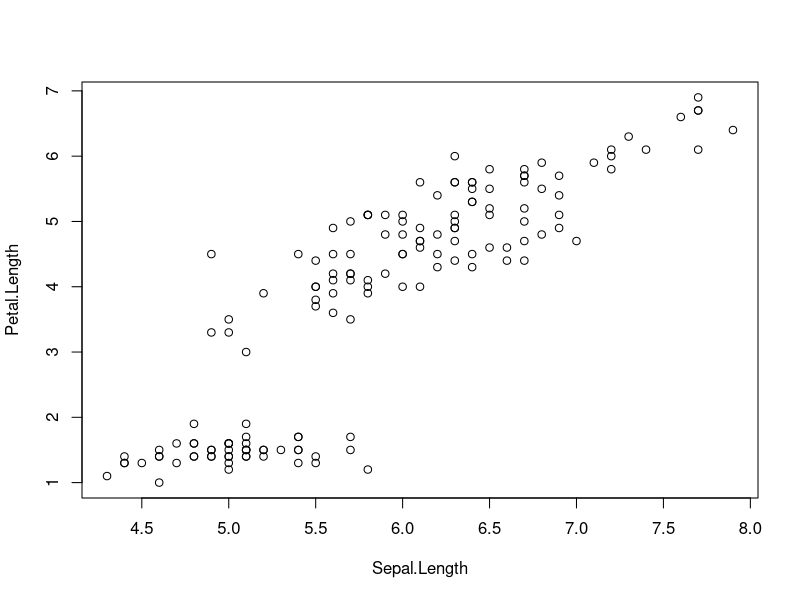
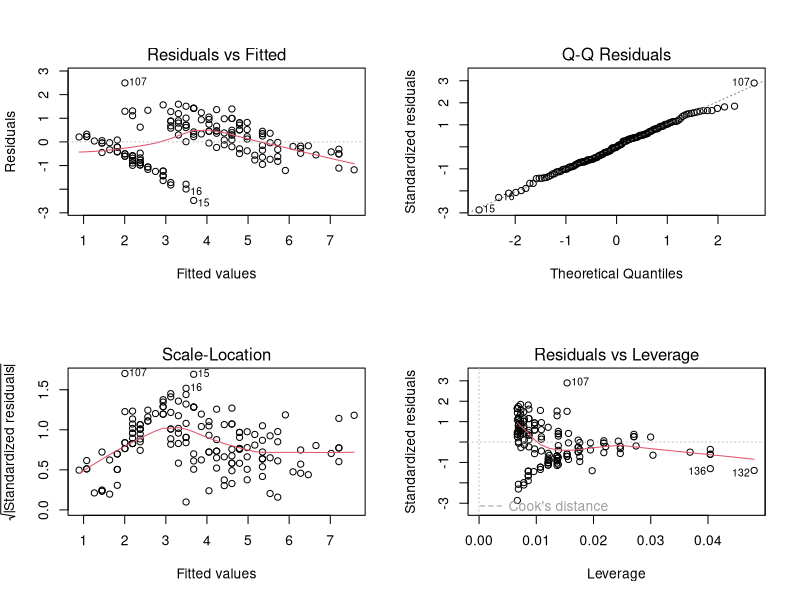
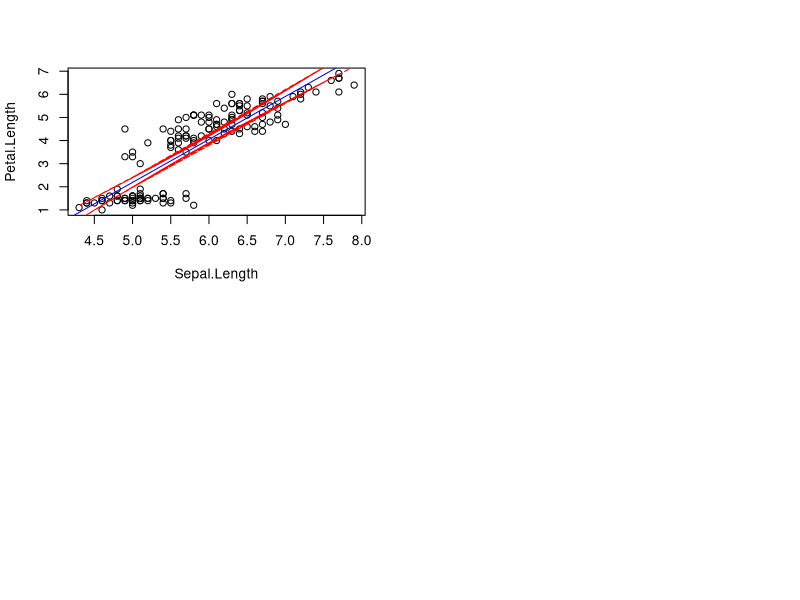
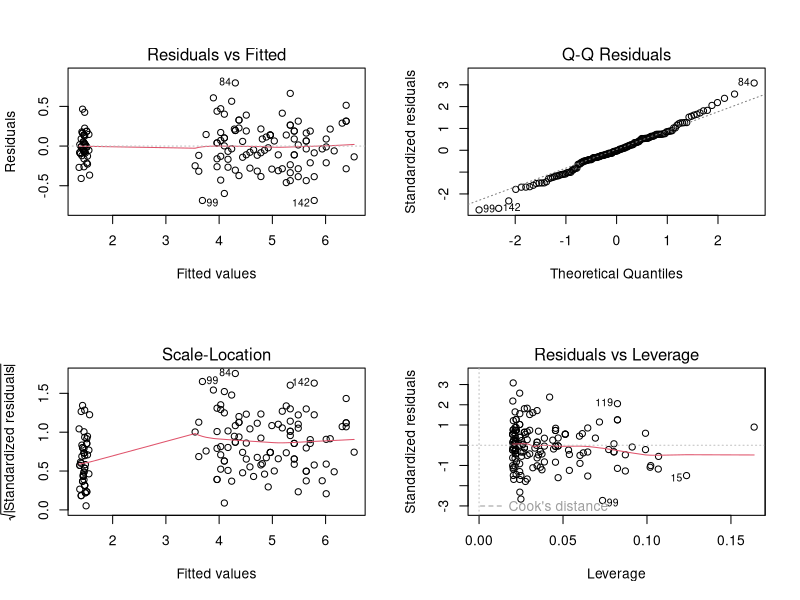
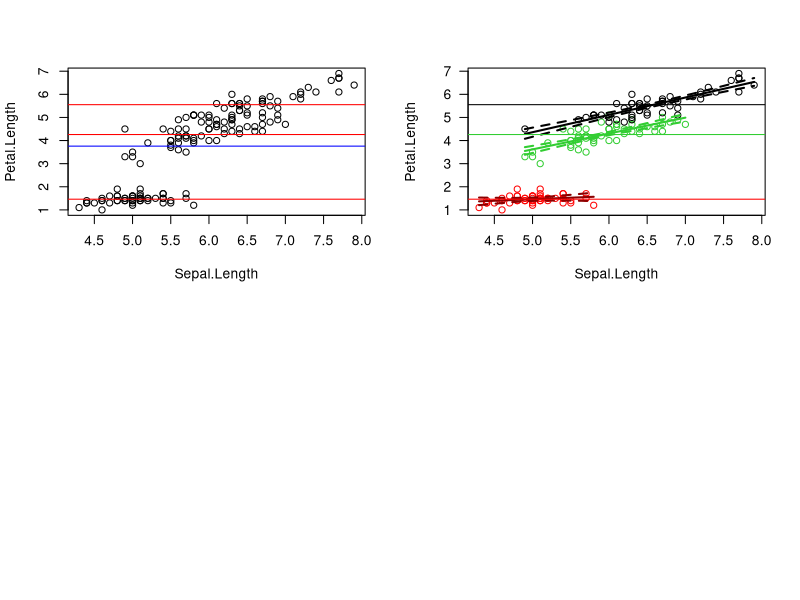

R code for these plots, in order:

data(iris)
attach(iris)
length(Sepal.Length)
plot(Sepal.Length, Petal.Length)
Miris <- lm(Petal.Length~Sepal.Length, data=iris)
Miris
summary(Miris)
anova(Miris)
par(mfrow=c(2,2))
plot(Miris) # aunque el modelo es significativo, el gráfico de residuales vs ajustados muestra que el modelo no es muy ajustado. los residuales no muestran homocedasticidad en los valores grandes. ES NECESARIO BUSCAR OTRO MODELO


plot(Sepal.Length, Petal.Length)
abline(Miris, col="blue")
predict_interval <- predict(Miris, interval="confidence", level=0.95)
lines(Sepal.Length, predict_interval[, "lwr"], col="red", lty=2)
lines(Sepal.Length, predict_interval[, "upr"], col="red", lty=2)

# para este caso, los datos provienen de 3 especies, lo que puede estar causando un desajuste del modelo

Miris2 <- lm(Petal.Length~Sepal.Length*Species) #incluyendo la especie
par(mfrow=c(2,2))
plot(Miris2)
Miris2
summary(Miris2)

plot(Sepal.Length, Petal.Length)
abline(h=mean(Petal.Length), col="blue") # hipótesis nula

species_names <- unique(iris$Species)  #hipótesis nulas de cada spp
for (species in species_names) {
  mean_length <- mean(iris$Petal.Length[iris$Species == species])
  abline(h=mean_length, col="red")
}

#construir vectores para mantener unicamente la información que necesitamos para el cálculo de interceptos y pendientes para cada especie, con el orden en que aparecen los coeficientes en el modelo (en este caso Miris2)

ISe <- c(1,0,0,0,0,0)
IVe <- c(1,0,1,0,0,0)
IVir <- c(1,0,0,1,0,0)

Pse <- c(0,1,0,0,0,0)
Pve <- c(0,1,0,0,1,0)
PVir <- c(0,1,0,0,0,1)
Pgral<- (Pse+Pve+PVir)/3 # para calcular la pendiente general, que es el promedio de las 3 pendientes
Pve-PVir


library(gmodels)

estimable(Miris2, rbind(Pse, Pve, PVir))
estimable(Miris2, rbind(se=Pse, ve=Pve, vir=PVir, se_ve=Pse-Pve, se_vir=Pse-PVir, ve_vir=Pve-PVir))

plot(Sepal.Length, Petal.Length, las=1, type = "n")
points(Sepal.Length[Species =="setosa"], Petal.Length[Species =="setosa"], col="red")
points(Sepal.Length[Species =="versicolor"], Petal.Length[Species =="versicolor"], col="limegreen")
points(Sepal.Length[Species =="virginica"], Petal.Length[Species =="virginica"], col="black")

qt(0.975, 144, lower.tail = F) #para encontrar el valor que multiplica la predicción para los intervalos de confianza

SEQ <- seq(min(Sepal.Length[Species =="setosa"]), max(Sepal.Length[Species =="setosa"]), length=30) #establecer valores entre el mínimio y el máximo de las observaciones
PRED <- predict(Miris2, data.frame(Sepal.Length = SEQ, Species ="setosa"), se = T) # "se" debe ponerse para incluir el error estandar
lines(SEQ, PRED$fit, col="darkred", lwd=2)# línea de regresión
lines(SEQ, PRED$fit-PRED$se.fit*1.976575, col="darkred", lwd=2, lty=2) #intervalo de confianza inferior
lines(SEQ, PRED$fit+PRED$se.fit*1.976575, col="darkred", lwd=2, lty=2) #intervalo de confianza superior



SEQ <- seq(min(Sepal.Length[Species =="versicolor"]), max(Sepal.Length[Species =="versicolor"]), length=30)
PRED <- predict(Miris2, data.frame(Sepal.Length = SEQ, Species ="versicolor"), se = T)
lines(SEQ, PRED$fit, col="limegreen", lwd=2)
lines(SEQ, PRED$fit-PRED$se.fit*1.976575, col="limegreen", lwd=2, lty=2)
lines(SEQ, PRED$fit+PRED$se.fit*1.976575, col="limegreen", lwd=2, lty=2)



SEQ <- seq(min(Sepal.Length[Species =="virginica"]), max(Sepal.Length[Species =="virginica"]), length=30)
PRED <- predict(Miris2, data.frame(Sepal.Length = SEQ, Species ="virginica"), se = T)
lines(SEQ, PRED$fit, col="black", lwd=2)
lines(SEQ, PRED$fit-PRED$se.fit*1.976575, col="black", lwd=2, lty=2)
lines(SEQ, PRED$fit+PRED$se.fit*1.976575, col="black", lwd=2, lty=2)




abline(h=mean(Petal.Length[Species=="virginica"]), col="black") #h0
abline(h=mean(Petal.Length[Species=="setosa"]), col="red")#h0
abline(h=mean(Petal.Length[Species=="versicolor"]), col="limegreen")#h0


summary(Miris2)
